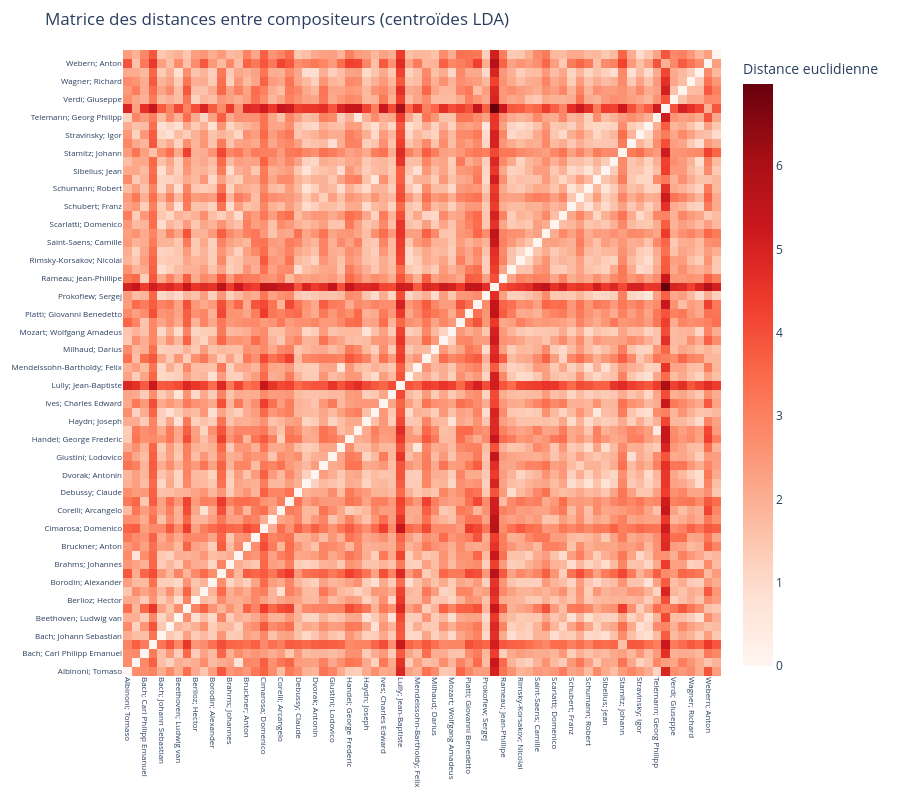

Notebook source saved alongside this figure:
### Markdown cell above
## Extraction des centroïdes

### Code cell
scaler = StandardScaler()
X_scaled = scaler.fit_transform(X)
le = LabelEncoder()
y_encoded = le.fit_transform(y)
class_names = le.classes_
n_classes = len(class_names)
lda_dim = 9
n_neighbors = 4
n_splits = 5
pca_dim = 100
random_state = 42
pca = PCA(n_components=pca_dim, random_state=random_state)
X_pca = pca.fit_transform(X_scaled)
lda = LinearDiscriminantAnalysis(n_components=lda_dim, solver='eigen', shrinkage='auto')
X_lda = lda.fit_transform(X_pca, y_encoded)
dico_centroids = {}
for cls in range(n_classes):
    composer = class_names[cls]
    class_points = X_lda[y_encoded == cls]
    centroid = class_points.mean(axis=0)
    dico_centroids[composer] = centroid

# Calcul de la matrice des distances euclidiennes entre centroïdes
centroid_matrix = np.vstack([dico_centroids[composer] for composer in class_names])
distance_matrix = pairwise_distances(centroid_matrix, metric='euclidean')


fig = go.Figure(data=go.Heatmap(
    z=distance_matrix,
    x=class_names,
    y=class_names,
    colorscale='Reds',
    colorbar=dict(title='Distance euclidienne'),
    hovertemplate='De %{y}<br>à %{x}<br>Distance: %{z:.2f}<extra></extra>',
))

fig.update_layout(
    title="Matrice des distances entre compositeurs (centroïdes LDA)",
    xaxis=dict(tickangle=90, tickfont=dict(size=8)),
    yaxis=dict(tickfont=dict(size=8)),
    width=900,
    height=800,
    margin=dict(l=100, b=100, t=50, r=50)
)
fig.show()

### Figure 1 — Plotly figure (JSON) as saved in the notebook; plotly's stock layout.template omitted (floating-point values rounded to 4 significant figures; data arrays with more than 128 entries replaced by an {"elided": "..."} marker saying what was removed)
{"data": [{"colorbar": {"title": {"text": "Distance euclidienne"}}, "colorscale": [[0, "rgb(255,245,240)"], [0.125, "rgb(254,224,210)"], [0.25, "rgb(252,187,161)"], [0.375, "rgb(252,146,114)"], [0.5, "rgb(251,106,74)"], [0.625, "rgb(239,59,44)"], [0.75, "rgb(203,24,29)"], [0.875, "rgb(165,15,21)"], [1, "rgb(103,0,13)"]], "hovertemplate": "De %{y}<br>à %{x}<br>Distance: %{z:.2f}<extra></extra>", "type": "heatmap", "x": ["Albinoni; Tomaso", "Antheil; George", "Bach; Carl Philipp Emanuel", "Bach; Johann Christian", "Bach; Johann Sebastian", "Bartok; Bela", "Beethoven; Ludwig van", "Berg; Alban", "Berlioz; Hector", "Boccherini; Luigi Rodolofo", "Borodin; Alexander", "Boulez; Pierre", "Brahms; Johannes", "Britten; Benjamin", "Bruckner; Anton", "Chopin; Frederic", "Cimarosa; Domenico", "Clementi; Muzio", "Corelli; Arcangelo", "Couperin; Francois", "Debussy; Claude", "Dussek; Jan Ladislav", "Dvorak; Antonin", "Faure; Gabriel", "Giustini; Lodovico", "Grieg; Edvard", "Handel; George Frederic", "Haydn; Johann Michael", "Haydn; Joseph", "Hindemith; Paul", "Ives; Charles Edward", "Liszt; Franz", "Lully; Jean-Baptiste", "Mahler; Gustav", "Mendelssohn-Bartholdy; Felix", "Messiaen; Olivier", "Milhaud; Darius", "Mozart; Leopold", "Mozart; Wolfgang Amadeus", "Mussorgsky; Modest", "Platti; Giovanni Benedetto", "Pleyel; Ignace Joseph", "Prokofiew; Sergej", "Purcell; Henry", "Rameau; Jean-Phillipe", "Ravel; Maurice", "Rimsky-Korsakov; Nicolai", "Rossini; Gioacchino", "Saint-Saens; Camille", "Salieri; Antonio", "Scarlatti; Domenico", "Schoenberg; Arnold", "Schubert; Franz", "Schumann; Clara", "Schumann; Robert", "Shostakovich; Dmitri", "Sibelius; Jean", "Smetana; Bedrich", "Stamitz; Johann", "Strauss; Richard", "Stravinsky; Igor", "Tchaikovsky; Peter Iljitsch", "Telemann; Georg Philipp", "Varese; Edgar", "Verdi; Giuseppe", "Vivaldi; Antonio", "Wagner; Richard", "Weber; Carl Maria von", "Webern; Anton", "Weill; Kurt"], "y": ["Albinoni; Tomaso", "Antheil; George", "Bach; Carl Philipp Emanuel", "Bach; Johann Christian", "Bach; Johann Sebastian", "Bartok; Bela", "Beethoven; Ludwig van", "Berg; Alban", "Berlioz; Hector", "Boccherini; Luigi Rodolofo", "Borodin; Alexander", "Boulez; Pierre", "Brahms; Johannes", "Britten; Benjamin", "Bruckner; Anton", "Chopin; Frederic", "Cimarosa; Domenico", "Clementi; Muzio", "Corelli; Arcangelo", "Couperin; Francois", "Debussy; Claude", "Dussek; Jan Ladislav", "Dvorak; Antonin", "Faure; Gabriel", "Giustini; Lodovico", "Grieg; Edvard", "Handel; George Frederic", "Haydn; Johann Michael", "Haydn; Joseph", "Hindemith; Paul", "Ives; Charles Edward", "Liszt; Franz", "Lully; Jean-Baptiste", "Mahler; Gustav", "Mendelssohn-Bartholdy; Felix", "Messiaen; Olivier", "Milhaud; Darius", "Mozart; Leopold", "Mozart; Wolfgang Amadeus", "Mussorgsky; Modest", "Platti; Giovanni Benedetto", "Pleyel; Ignace Joseph", "Prokofiew; Sergej", "Purcell; Henry", "Rameau; Jean-Phillipe", "Ravel; Maurice", "Rimsky-Korsakov; Nicolai", "Rossini; Gioacchino", "Saint-Saens; Camille", "Salieri; Antonio", "Scarlatti; Domenico", "Schoenberg; Arnold", "Schubert; Franz", "Schumann; Clara", "Schumann; Robert", "Shostakovich; Dmitri", "Sibelius; Jean", "Smetana; Bedrich", "Stamitz; Johann", "Strauss; Richard", "Stravinsky; Igor", "Tchaikovsky; Peter Iljitsch", "Telemann; Georg Philipp", "Varese; Edgar", "Verdi; Giuseppe", "Vivaldi; Antonio", "Wagner; Richard", "Weber; Carl Maria von", "Webern; Anton", "Weill; Kurt"], "z": {"elided": "70x70 float values"}}], "layout": {"height": 800, "margin": {"b": 100, "l": 100, "r": 50, "t": 50}, "title": {"text": "Matrice des distances entre compositeurs (centroïdes LDA)"}, "width": 900, "xaxis": {"tickangle": 90, "tickfont": {"size": 8}}, "yaxis": {"tickfont": {"size": 8}}}}
